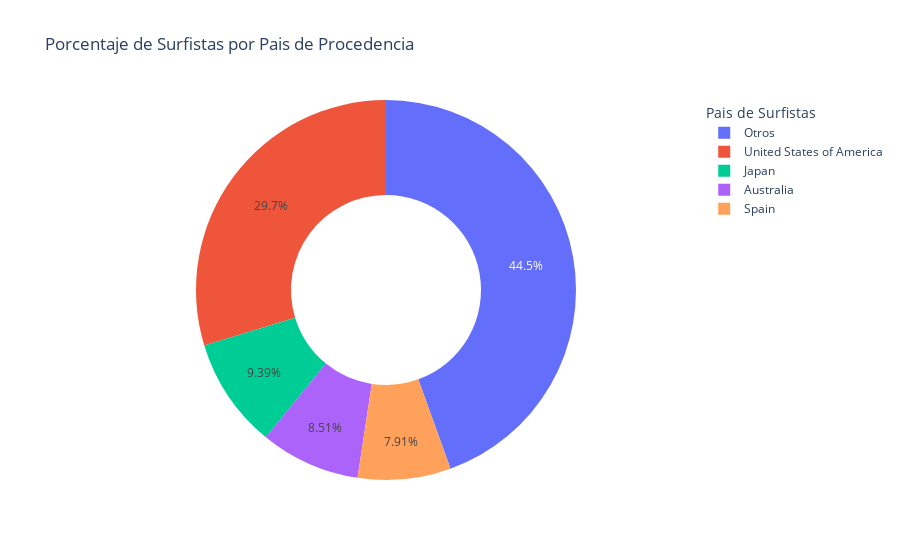

Notebook code for this chart:
### Code cell
fig = px.pie(
    df_final,
    names= 'pais',
    values= 'homename',
    title='Porcentaje de Surfistas por Pais de Procedencia',
    hole=0.5
)
fig.update_layout(
    legend_title_text='Pais de Surfistas'
)

fig.show()

### Figure 1 — Plotly figure (JSON) as saved in the notebook; plotly's stock layout.template omitted (floating-point values rounded to 4 significant figures)
{"data": [{"domain": {"x": [0, 1], "y": [0, 1]}, "hole": 0.5, "hovertemplate": "pais=%{label}<br>homename=%{value}<extra></extra>", "labels": ["United States of America", "Japan", "Australia", "Spain", "Otros"], "legendgroup": "", "name": "", "showlegend": true, "type": "pie", "values": [2826, 893, 809, 752, 4231]}], "layout": {"autosize": true, "legend": {"title": {"text": "Pais de Surfistas"}, "tracegroupgap": 0}, "title": {"text": "Porcentaje de Surfistas por Pais de Procedencia"}}}
